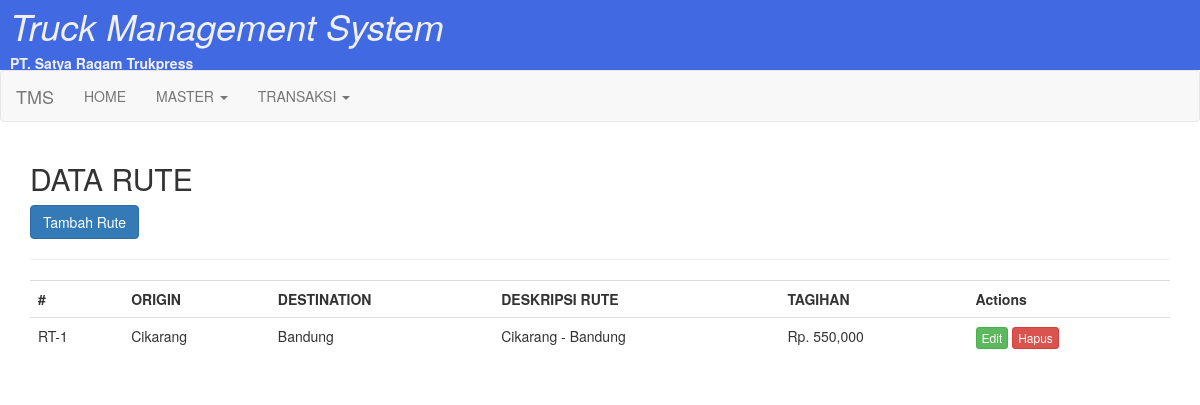
The app's page /data_rute.php (signed in) with its own data.
### tables this page shows
CREATE TABLE `data_rute` (
  `id_rute` varchar(15) NOT NULL,
  `origin` varchar(100) DEFAULT NULL,
  `destination` varchar(100) DEFAULT NULL,
  `deskripsi_rute` varchar(100) DEFAULT NULL,
  `jumlah_tagihan` int(11) DEFAULT NULL,
  PRIMARY KEY (`id_rute`)
);

### data_rute.php (the view)
<?php
include('header.php');
include('koneksi.php');
$sql = "SELECT * FROM data_rute";
$tampil = mysqli_query($conn, $sql);
?>
<div id="rute" class="row">
  <div class="col-sm-12">
    <h2>DATA RUTE</h2>
    <a href="form_rute.php" class="btn btn-primary">Tambah Rute</a>
    <hr>
    <table class="table">
      <tr>
        <th>#</th>
        <th>ORIGIN</th>
        <th>DESTINATION</th>
        <th>DESKRIPSI RUTE</th>
        <th>TAGIHAN</th>
        <th>Actions</th>
      </tr>
      <?php
      while($data = mysqli_fetch_array($tampil)) {
        ?>
        <tr>
          <td><?php echo $data['id_rute']; ?></td>
          <td><?php echo $data['origin']; ?></td>
          <td><?php echo $data['destination']; ?></td>
          <td><?php echo $data['deskripsi_rute']; ?></td>
          <td>Rp. <?php echo number_format($data['jumlah_tagihan']); ?></td>
          <td>
            <a href="edit_rute.php?id=<?php echo $data['id_rute']; ?>" class="btn btn-xs btn-success">Edit</a>
            <a onclick="return confirm('Kamu yakin menghapus Rute ini ?')" href="hapus_rute.php?id=<?php echo $data['id_rute']; ?>" class="btn btn-danger btn-xs">Hapus</a>
          </td>
      </tr>
      <?php } ?>
    </table>
  </div>
</div>
<?php
include('footer.php');
?>

### style.css (style rules this page uses)
* { margin: 0; padding: 0; }
body { font-family: 'Segoe UI', Tahoma, Geneva, Verdana, sans-serif; }
.btn { text-decoration: none; color: white; padding: 5px 15px; border: 1px; border-radius: 2px; }

### records on screen
data_rute: id_rute "RT-1", origin "Cikarang", destination "Bandung", deskripsi_rute "Cikarang - Bandung", jumlah_tagihan "550,000"
